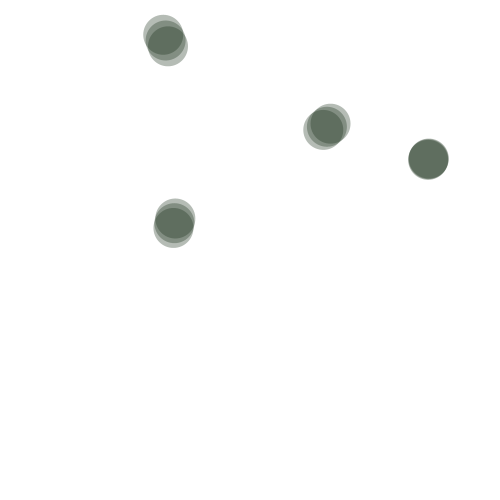
Frame 1 (no input)
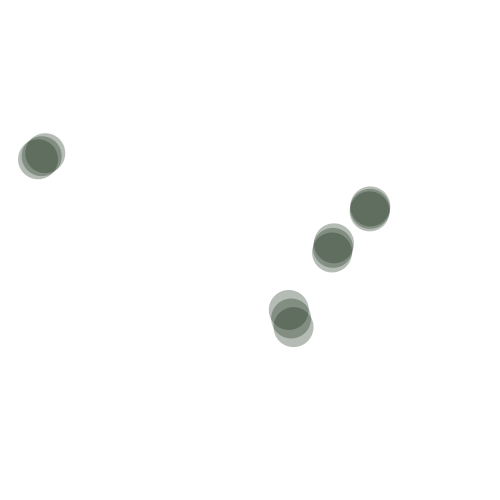
Frame 60 (the mouse pressed at the canvas centre just before this capture)
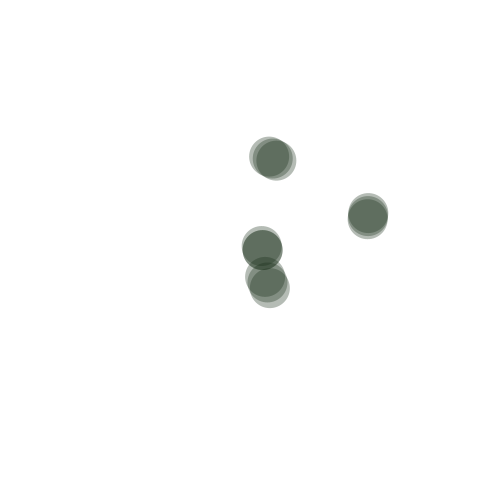
Frame 120 (the mouse held since frame 60 and released just before this capture)

The Processing sketch that drew these frames (run headless with seeded random() and noise(); from frame 60 on, the mouse is pressed at the canvas centre):

// Processing sketch: processing_67102
// ── processing_67102.pde

// number of balls
int ballNo = 4;

// x, y position
float [] ballX = new float [ballNo];
float [] ballY = new float [ballNo];

// x, y speed
float [] speedX = new float [ballNo];
float [] speedY = new float [ballNo];

// radius for each ball
int [] r = new int [ballNo];

color [] ballColor = new color[ballNo];

float [] ballDist = new float [ballNo];

float gravity = 0.1;

void setup() {
  size (500, 500);
  smooth();
  noStroke();
  
  for (int i=0; i<ballNo; i++){
    ballX[i] = random(width);
    ballY[i] = random(height);
    speedX[i] = random(-4, 4);
    speedY[i] = random(-6, 6);
    r[i] = (20);
    ballColor[i] = color(20, 40, 20, 80);
  }
  
  
}

void draw() {
  background(255);

  for (int i=0; i<ballNo; i++) {
    for (int j=0; j<ballNo; j++) {

      if (i!=j) {
        fill(ballColor[i]);
        ellipse (ballX[i], ballY[i], 2*r[i], 2*r[i]);


        // Speed + Gravity
        ballX[i] += speedX[i];
        ballY[i] += speedY[i];
        speedY[i] += gravity;

        // Boarder Detection
        if (ballX[i] >= 500-r[i] || ballX[i] <= r[i]) {
          speedX[i] *= -1;
        }

        if (ballY[i] >= 500-r[i] || ballY[i] <= r[i]) {
          speedY[i] *= -0.95;
        }


        // Collision Detection
        ballDist[i] = dist(ballX[i], ballY[i], ballX[j], ballY[j]);
        if (ballDist[i] <= r[i] + r[j]) {
          speedX[i] *= -1;
          speedY[i] *= -1;
          speedX[j] *= -1;
          speedY[j] *= -1;
        }
        if (dist(ballX[i], ballY[i], mouseX, mouseY) < r[i]) {
          speedX[i] *= -1;
          speedY[i] *= -1;
        }


        //        ellipse (ballX[i], ballY[i], 2*r[i], 2*r[i]);
      }
    }
  }
}
